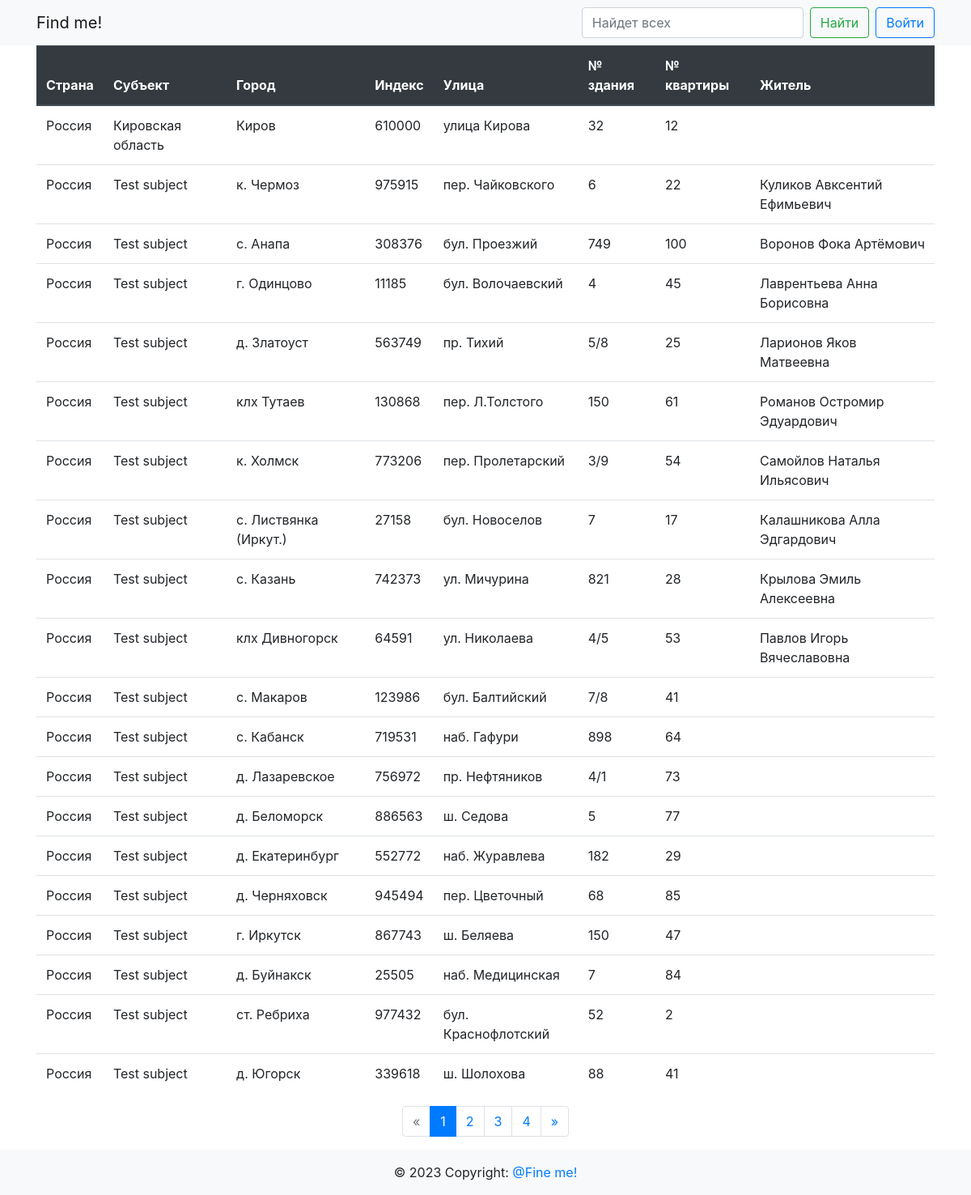
The page / on the database its author committed.
### app/main/models.py (models this page shows)
class Adress(db.Model):
    id = db.Column(db.Integer, primary_key=True)
    country = db.Column(db.String(64), nullable=False)
    subject = db.Column(db.String(64), nullable=False)
    city = db.Column(db.String(64), nullable=False)
    index = db.Column(db.Integer, nullable=False)
    street = db.Column(db.String(64), nullable=False)
    number_building = db.Column(db.Integer, nullable=False)
    number_flat = db.Column(db.Integer, nullable=False)
    residents = db.relationship(
        "Resident",
        secondary=adressobject_resident,
        backref=db.backref("addresses", lazy="dynamic"),
    )

class Resident(db.Model):
    id = db.Column(db.Integer, primary_key=True)
    second_name = db.Column(db.String(64), nullable=False)
    first_name = db.Column(db.String(64), nullable=False)
    middle_name = db.Column(db.String(64), nullable=True)
    def __repr__(self) -> str:
        return f"{self.second_name} {self.first_name} {self.middle_name}"

### app/main/routes.py (the view)
@bp.route("/")
def index():
    page = request.args.get("page", 1, type=int)
    per_page = 20
    q = request.args.get("search", "")
    data = (
        Adress.query.join(Resident, Resident.id == Adress.id)
        .filter(
            or_(
                Adress.country.like(f"%{q}%"),
                Adress.subject.like(f"%{q}%"),
                Adress.city.like(f"%{q}%"),
                Adress.index.like(f"%{q}%"),
                Adress.street.like(f"%{q}%"),
                Adress.number_building.like(f"%{q}%"),
                Adress.number_flat.like(f"%{q}%"),
                Resident.second_name.like(f"%{q}%"),
                Resident.first_name.like(f"%{q}%"),
                Resident.middle_name.like(f"%{q}%"),
            )
        )
        .paginate(page=page, per_page=per_page, error_out=False)
    )
    pages = data.iter_pages(
        left_edge=2, left_current=2, right_current=5, right_edge=2
    )
    return render_template(
        "main/index.html", title="index", data=data, pages=pages
    )

### app/templates/main/index.html
{% extends 'base.html' %}
{% block content %}
    <div class="container">
        <table class="table">
            <thead class="thead-dark">
                <tr>
                    <th scope="col">Страна</th>
                    <th scope="col">Субъект</th>
                    <th scope="col">Город</th>
                    <th scope="col">Индекс</th>
                    <th scope="col">Улица</th>
                    <th scope="col">№ здания</th>
                    <th scope="col">№ квартиры</th>
                    <th scope="col">Житель</th>
                </tr>
            </thead>
            <tbody>
                {% for obj in data %}
                    <tr>
                        <td>{{ obj.country }}</td>
                        <td>{{ obj.subject }}</td>
                        <td>{{ obj.city }}</td>
                        <td>{{ obj.index }}</td>
                        <td>{{ obj.street }}</td>
                        <td>{{ obj.number_building }}</td>
                        <td>{{ obj.number_flat }}</td>
                        <td>
                            {% for obj in obj.residents %}{{ obj }}{% endfor %}
                        </td>
                    </tr>
                {% endfor %}
            </tbody>
        </table>
    </div>
    {% if data.pages > 1 %}
        <nav>
            <ul class="pagination justify-content-center">
                {% if data.has_prev %}
                    <li class="page-item">
                        <a href="{{ url_for('main.index', page=data.prev_num) }}"
                           class="page-link">&laquo;</a>
                    </li>
                {% else %}
                    <li class="page-item disabled">
                        <span class="page-link">&laquo;</span>
                    </li>
                {% endif %}
                {% for num in pages %}
                    {% if num %}
                        {% if data.page == num %}
                            <li class="page-item active" aria-current="page">
                                <span class="page-link">{{ num }} <span class="sr-only">(current)</span></span>
                            </li>
                        {% else %}
                            <li class="page-item">
                                <a href="{{ url_for('main.index', page=num) }}" class="page-link">{{ num }}</a>
                            </li>
                        {% endif %}
                    {% elif num is none %}
                        <li class="page-item disabled">
                            <span class="page-link dots">...</span>
                        </li>
                    {% endif %}
                {% endfor %}
                {% if data.has_next %}
                    <li class="page-item">
                        <a href="{{ url_for('main.index', page=data.next_num) }}"
                           class="page-link">&raquo;</a>
                    </li>
                {% else %}
                    <li class="page-item disabled">
                        <span class="page-link">&raquo;</span>
                    </li>
                {% endif %}
            </ul>
        </nav>
    {% endif %}
{% endblock %}

### rows shown on the page
Adress: country "Россия", subject "Кировская область", city "Киров", index "610000", street "улица Кирова", number_building "32", number_flat "12"
Adress: country "Россия", subject "Test subject", city "к. Чермоз", index "975915", street "пер. Чайковского", number_building "6", number_flat "22"
Resident: second_name+first_name+middle_name "Куликов Авксентий Ефимьевич"
Adress: country "Россия", subject "Test subject", city "с. Анапа", index "308376", street "бул. Проезжий", number_building "749", number_flat "100"
Resident: second_name+first_name+middle_name "Воронов Фока Артёмович"
Adress: country "Россия", subject "Test subject", city "г. Одинцово", index "11185", street "бул. Волочаевский", number_building "4", number_flat "45"
Resident: second_name+first_name+middle_name "Лаврентьева Анна Борисовна"
Adress: country "Россия", subject "Test subject", city "д. Златоуст", index "563749", street "пр. Тихий", number_building "5/8", number_flat "25"
Resident: second_name+first_name+middle_name "Ларионов Яков Матвеевна"
Adress: country "Россия", subject "Test subject", city "клх Тутаев", index "130868", street "пер. Л.Толстого", number_building "150", number_flat "61"
Resident: second_name+first_name+middle_name "Романов Остромир Эдуардович"
Adress: country "Россия", subject "Test subject", city "к. Холмск", index "773206", street "пер. Пролетарский", number_building "3/9", number_flat "54"
Resident: second_name+first_name+middle_name "Самойлов Наталья Ильясович"
Adress: country "Россия", subject "Test subject", city "с. Листвянка (Иркут.)", index "27158", street "бул. Новоселов", number_building "7", number_flat "17"
Resident: second_name+first_name+middle_name "Калашникова Алла Эдгардович"
Adress: country "Россия", subject "Test subject", city "с. Казань", index "742373", street "ул. Мичурина", number_building "821", number_flat "28"
Resident: second_name+first_name+middle_name "Крылова Эмиль Алексеевна"
Adress: country "Россия", subject "Test subject", city "клх Дивногорск", index "64591", street "ул. Николаева", number_building "4/5", number_flat "53"
Resident: second_name+first_name+middle_name "Павлов Игорь Вячеславовна"
Adress: country "Россия", subject "Test subject", city "с. Макаров", index "123986", street "бул. Балтийский", number_building "7/8", number_flat "41"
Adress: country "Россия", subject "Test subject", city "с. Кабанск", index "719531", street "наб. Гафури", number_building "898", number_flat "64"
Adress: country "Россия", subject "Test subject", city "д. Лазаревское", index "756972", street "пр. Нефтяников", number_building "4/1", number_flat "73"
Adress: country "Россия", subject "Test subject", city "д. Беломорск", index "886563", street "ш. Седова", number_building "5", number_flat "77"
Adress: country "Россия", subject "Test subject", city "д. Екатеринбург", index "552772", street "наб. Журавлева", number_building "182", number_flat "29"
Adress: country "Россия", subject "Test subject", city "д. Черняховск", index "945494", street "пер. Цветочный", number_building "68", number_flat "85"
Adress: country "Россия", subject "Test subject", city "г. Иркутск", index "867743", street "ш. Беляева", number_building "150", number_flat "47"
Adress: country "Россия", subject "Test subject", city "д. Буйнакск", index "25505", street "наб. Медицинская", number_building "7", number_flat "84"
Adress: country "Россия", subject "Test subject", city "ст. Ребриха", index "977432", street "бул. Краснофлотский", number_building "52", number_flat "2"
Adress: country "Россия", subject "Test subject", city "д. Югорск", index "339618", street "ш. Шолохова", number_building "88", number_flat "41"

### other values the page prints
{{ num }} "1"
{{ num }} "2" "3" "4"
